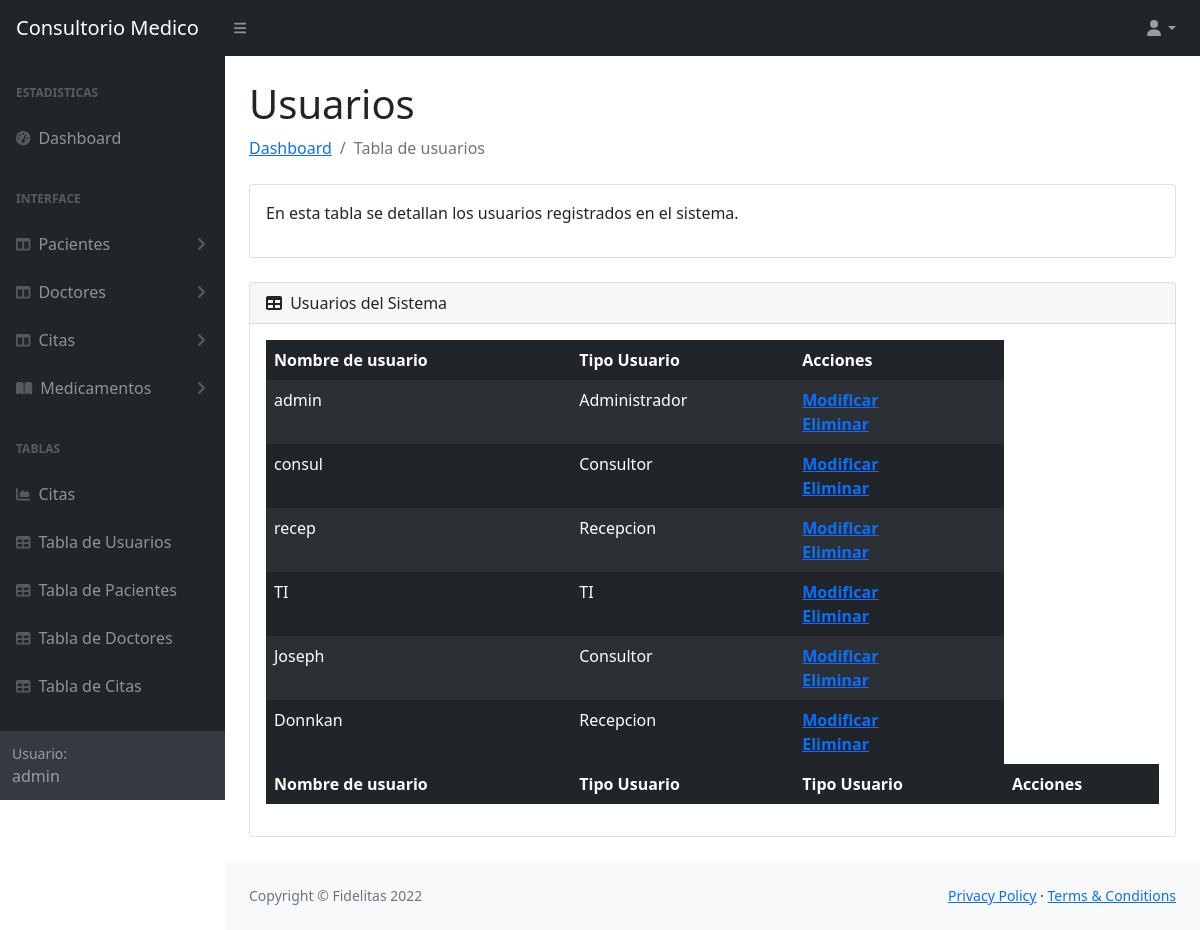
Screenshot of /tablas/tablaUsuarios.php (signed in) with the database file from the repository.
### tables this page shows
CREATE TABLE `usuarios` (
  idUsuario         INT NOT NULL AUTO_INCREMENT,
  nombreUsuario     VARCHAR(45) NOT NULL,
  passwordUsuario   VARCHAR(45) NOT NULL,
  rol               INT NOT NULL,
  PRIMARY KEY (idusuario),
  foreign key(rol)references `roles`(idRol));

CREATE TABLE `roles` (
  idRol       INT NOT NULL AUTO_INCREMENT,
  nombreRol   VARCHAR(45) NOT NULL,
  PRIMARY KEY (idRol));

### tablas/tablaUsuarios.php (the view, shortened to what this page needs)
<?php
 require '../conexion/conexion.php';
 $tipoUsuario = $_SESSION['rol'];
 $tUsuariosSELECT = "SELECT u.idUsuario, u.nombreUsuario, r.nombreRol FROM usuarios u
 JOIN roles r on u.rol = r.idRol";
 $resultado = $mysqli->query($tUsuariosSELECT);
?>
<!DOCTYPE html>
<html lang="en">
    <head>
        <link href="https://cdn.jsdelivr.net/npm/simple-datatables@latest/dist/style.css" rel="stylesheet" />
        <link href="../css/styles.css" rel="stylesheet" />
    </head>
    <body class="sb-nav-fixed">
        <nav class="sb-topnav navbar navbar-expand navbar-dark bg-dark">
            <a class="navbar-brand ps-3" href="../principal.php">Consultorio Medico</a>
            <button class="btn btn-link btn-sm order-1 order-lg-0 me-4 me-lg-0" id="sidebarToggle" href="#!"><i class="fas fa-bars"></i></button>
            <ul class="navbar-nav ms-auto ms-auto me-0 me-md-3 my-2 my-md-0">
                <li class="nav-item dropdown">
                    <a class="nav-link dropdown-toggle" id="navbarDropdown" href="#" role="button" data-bs-toggle="dropdown" aria-expanded="false"><i class="fas fa-user fa-fw"></i></a>
                </li>
            </ul>
        </nav>
        <div id="layoutSidenav">
            <div id="layoutSidenav_nav">
                <nav class="sb-sidenav accordion sb-sidenav-dark" id="sidenavAccordion">
                    <div class="sb-sidenav-menu">
                        <div class="nav">
                            <div class="sb-sidenav-menu-heading">Estadisticas</div>
                            <a class="nav-link" href="../principal.php">
                                <div class="sb-nav-link-icon"><i class="fas fa-tachometer-alt"></i></div>
                                Dashboard
                            </a>
                            <?php if($tipoUsuario == 1){ ?>
                            <div class="sb-sidenav-menu-heading">Interface</div>
                            <a class="nav-link collapsed" href="#" data-bs-toggle="collapse" data-bs-target="#collapsePacientes" aria-expanded="false" aria-controls="collapseLayouts">
                                <div class="sb-nav-link-icon"><i class="fas fa-columns"></i></div>
                                Pacientes
                                <div class="sb-sidenav-collapse-arrow"><i class="fas fa-angle-down"></i></div>
                            </a>
                            <a class="nav-link collapsed" href="#" data-bs-toggle="collapse" data-bs-target="#collapseDoctor" aria-expanded="false" aria-controls="collapseLayouts">
                                <div class="sb-nav-link-icon"><i class="fas fa-columns"></i></div>
                                Doctores
                                <div class="sb-sidenav-collapse-arrow"><i class="fas fa-angle-down"></i></div>
                            </a>
                            <a class="nav-link collapsed" href="#" data-bs-toggle="collapse" data-bs-target="#collapseCitas" aria-expanded="false" aria-controls="collapseLayouts">
                                <div class="sb-nav-link-icon"><i class="fas fa-columns"></i></div>
                                Citas
                                <div class="sb-sidenav-collapse-arrow"><i class="fas fa-angle-down"></i></div>
                            </a>
                            <a class="nav-link collapsed" href="#" data-bs-toggle="collapse" data-bs-target="#collapsePages" aria-expanded="false" aria-controls="collapsePages">
                                <div class="sb-nav-link-icon"><i class="fas fa-book-open"></i></div>
                                Medicamentos
                                <div class="sb-sidenav-collapse-arrow"><i class="fas fa-angle-down"></i></div>
                            </a>
                            <?php } ?>
                            <div class="sb-sidenav-menu-heading">Tablas</div>
                            <a class="nav-link" href="charts.html">
                                <div class="sb-nav-link-icon"><i class="fas fa-chart-area"></i></div>
                                Citas
                            </a>
                            <a class="nav-link" href="../tablas/tablaUsuarios.php">
                                <div class="sb-nav-link-icon"><i class="fas fa-table"></i></div>
                                Tabla de Usuarios
                            </a>
                            <a class="nav-link" href="../tablas/tablaPacientes.php">
                                <div class="sb-nav-link-icon"><i class="fas fa-table"></i></div>
                                Tabla de Pacientes
                            </a>
                            <a class="nav-link" href="../tablas/tablaDoctores.php">
                                <div class="sb-nav-link-icon"><i class="fas fa-table"></i></div>
                                Tabla de Doctores
                            </a>
                            <a class="nav-link" href="../tablas/tablaCitas.php">
                                <div class="sb-nav-link-icon"><i class="fas fa-table"></i></div>
                                Tabla de Citas
                            </a>
                        </div>
                    </div>
                    <div class="sb-sidenav-footer">
                        <div class="small">Usuario:</div>
                        <?php echo $_SESSION['nombreUsuario'] ?>
                    </div>
                </nav>
            </div>
            <div id="layoutSidenav_content">
                <main>
                    <div class="container-fluid px-4">
                        <h1 class="mt-4">Usuarios</h1>
                        <ol class="breadcrumb mb-4">
                            <li class="breadcrumb-item"><a href="../principal.php">Dashboard</a></li>
                            <li class="breadcrumb-item active">Tabla de usuarios</li>
                        </ol>
                        <div class="card mb-4">
                            <div class="card-body">
                               <p>En esta tabla se detallan los usuarios registrados en el sistema.</p>
                            </div>
                        </div>
                        <div class="card mb-4">
                            <div class="card-header">
                                <i class="fas fa-table me-1"></i>
                                Usuarios del Sistema
                            </div>
                            <div class="card-body">
                                <table id="datatablesSimple" class="table table-dark table-striped table-borderless">
                                    <thead>
                                        <tr>
                                            <th>Nombre de usuario</th>
                                            <th>Tipo Usuario</th>
                                            <th>Acciones</th>
                                        </tr>
                                    </thead>
                                    <tfoot>
                                        <tr>
                                            <th>Nombre de usuario</th>
                                            <th>Tipo Usuario</th>
                                            <th>Tipo Usuario</th>
                                            <th>Acciones</th>
                                        </tr>
                                    </tfoot>
                                    <tbody>
                                        <?php
                                            while ($row = $resultado->fetch_assoc()) { ?>
                                            <tr><?php $idUsuario = $row['idUsuario']  ?>
                                                <td><?php echo $row['nombreUsuario']  ?></td>
                                                <td><?php echo $row['nombreRol']  ?></td>
                                                <th><?php echo "<a href='../formularios/editarUsuario.php?id=$idUsuario'>Modificar</a><br><a href='../scriptsSQL/deleteUsuario.php?id=$idUsuario'>Eliminar</a>" ?></th>
                                            </tr>
                                            <?php } ?>
                                    </tbody>
                                </table>
                            </div>
                        </div>
                    </div>
                </main>
                <footer class="py-4 bg-light mt-auto">
                    <div class="container-fluid px-4">
                        <div class="d-flex align-items-center justify-content-between small">
                            <div class="text-muted">Copyright &copy; Fidelitas 2022</div>
                            <div>
                                <a href="#">Privacy Policy</a>
                                &middot;
                                <a href="#">Terms &amp; Conditions</a>
                            </div>
                        </div>
                    </div>
                </footer>
            </div>
        </div>
    </body>
</html>

### rows the page displays
usuarios: nombreUsuario "admin", rol.nombreRol "Administrador"
usuarios: nombreUsuario "consul", rol.nombreRol "Consultor"
usuarios: nombreUsuario "recep", rol.nombreRol "Recepcion"
usuarios: nombreUsuario "TI", rol.nombreRol "TI"
usuarios: nombreUsuario "Joseph", rol.nombreRol "Consultor"
usuarios: nombreUsuario "Donnkan", rol.nombreRol "Recepcion"

### other values shown
$_SESSION['nombreUsuario'] "admin"
